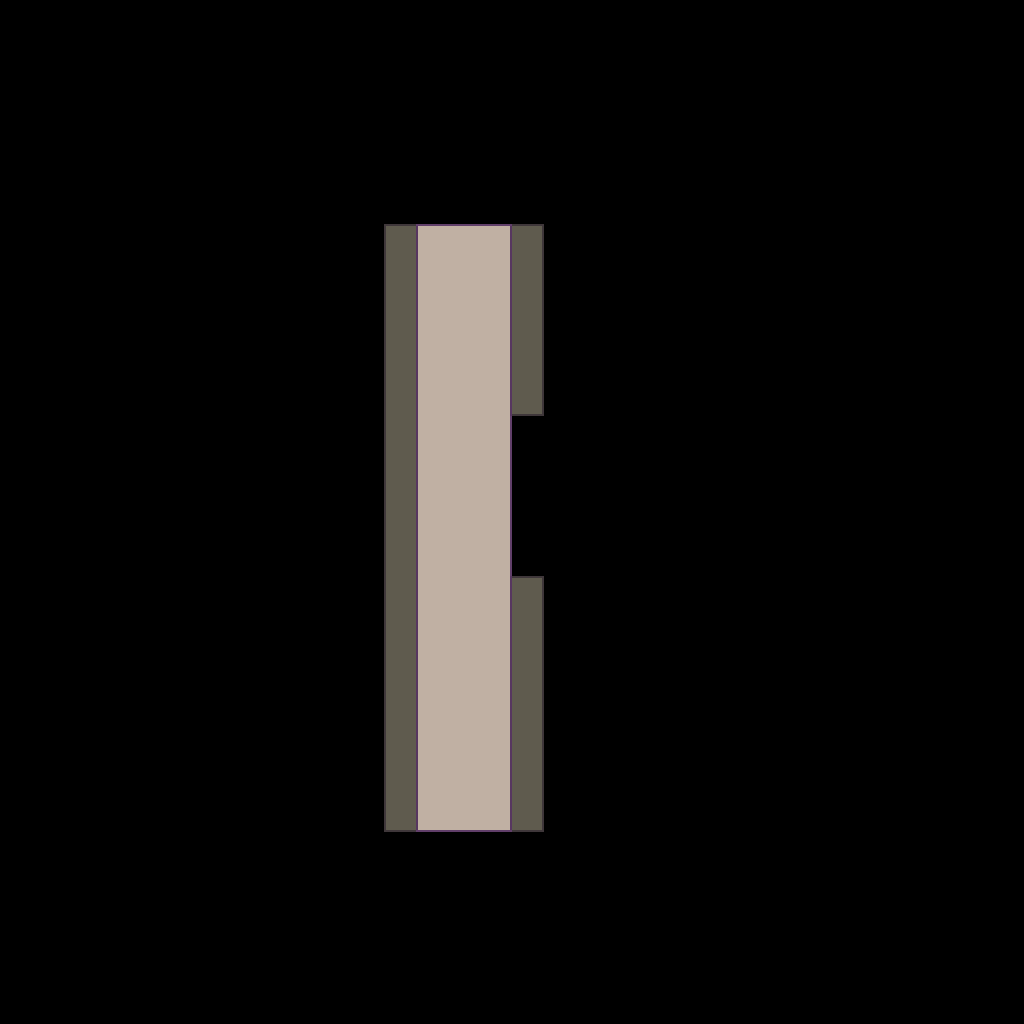

A level layout from a 2D game, rendered from its tile map. Below: a short description, then the map file with tile-grid data replaced by summaries:
An orthogonal 32x32 tile map with 32x32 px tiles, 4 tile layers (prototype, dungeon, prototype-2, dungeon-2), 8 hidden layers not drawn.

<map version="1.10" tiledversion="1.11.0" orientation="orthogonal" renderorder="right-down" width="32" height="32" tilewidth="32" tileheight="32" infinite="0" nextlayerid="19" nextobjectid="1">
 <tileset firstgid="1" source="Mapping.tsx" />
 <group id="12" name="Elevation -3">
  <properties>
   <property name="Imported" type="bool" value="true" />
  </properties>
  <layer id="17" name="prototype" width="32" height="32">
   <properties>
    <property name="Elevation" type="int" value="-3" />
    <property name="Imported" type="bool" value="false" />
   </properties>
   <data>[1024 cells, 57 non-empty, 1 distinct tile ids]</data>
  </layer>
  <layer id="18" name="dungeon" width="32" height="32">
   <properties>
    <property name="Elevation" type="int" value="-3" />
    <property name="Imported" type="bool" value="true" />
   </properties>
   <data>[1024 cells, 57 non-empty, 9 distinct tile ids]</data>
  </layer>
 </group>
 <group id="11" name="Elevation -2" opacity="0.21">
  <properties>
   <property name="Imported" type="bool" value="true" />
  </properties>
  <layer id="15" name="prototype-2" width="32" height="32">
   <properties>
    <property name="Elevation" type="int" value="-2" />
    <property name="Imported" type="bool" value="false" />
   </properties>
   <data>[1024 cells, 90 non-empty, 2 distinct tile ids]</data>
  </layer>
  <layer id="16" name="dungeon-2" width="32" height="32">
   <properties>
    <property name="Elevation" type="int" value="-2" />
    <property name="Imported" type="bool" value="true" />
   </properties>
   <data>[1024 cells, 90 non-empty, 10 distinct tile ids]</data>
  </layer>
 </group>
 <group id="10" name="Elevation -1" visible="0" opacity="0.41">
  <properties>
   <property name="Imported" type="bool" value="true" />
  </properties>
  <layer id="13" name="prototype-1" width="32" height="32">
   <properties>
    <property name="Elevation" type="int" value="-1" />
    <property name="Imported" type="bool" value="false" />
   </properties>
   <data>[1024 cells, 100 non-empty, 2 distinct tile ids]</data>
  </layer>
  <layer id="14" name="dungeon-1" width="32" height="32">
   <properties>
    <property name="Elevation" type="int" value="-1" />
    <property name="Imported" type="bool" value="true" />
   </properties>
   <data>[1024 cells, 100 non-empty, 13 distinct tile ids]</data>
  </layer>
 </group>
 <group id="2" name="Elevation 0 - Start" visible="0" opacity="0.17">
  <properties>
   <property name="Imported" type="bool" value="true" />
  </properties>
  <layer id="1" name="prototype0" width="32" height="32">
   <properties>
    <property name="Elevation" type="int" value="0" />
    <property name="Imported" type="bool" value="false" />
   </properties>
   <data>[1024 cells, 133 non-empty, 2 distinct tile ids]</data>
  </layer>
  <layer id="3" name="dungeon0" width="32" height="32">
   <properties>
    <property name="Elevation" type="int" value="0" />
    <property name="Imported" type="bool" value="true" />
   </properties>
   <data>[1024 cells, 133 non-empty, 12 distinct tile ids]</data>
  </layer>
 </group>
 <group id="4" name="Elevation 1" visible="0" opacity="0.33">
  <properties>
   <property name="Imported" type="bool" value="true" />
  </properties>
  <layer id="5" name="prototype1" width="32" height="32">
   <properties>
    <property name="Elevation" type="int" value="1" />
    <property name="Imported" type="bool" value="false" />
   </properties>
   <data>[1024 cells, 171 non-empty, 2 distinct tile ids]</data>
  </layer>
  <layer id="6" name="dungeon1" width="32" height="32">
   <properties>
    <property name="Elevation" type="int" value="1" />
    <property name="Imported" type="bool" value="true" />
   </properties>
   <data>[1024 cells, 171 non-empty, 15 distinct tile ids]</data>
  </layer>
 </group>
 <group id="7" name="Elevation 2" visible="0">
  <properties>
   <property name="Imported" type="bool" value="true" />
  </properties>
  <layer id="8" name="prototype2" width="32" height="32" opacity="0.26">
   <properties>
    <property name="Elevation" type="int" value="2" />
    <property name="Imported" type="bool" value="false" />
   </properties>
   <data>[1024 cells, 171 non-empty, 1 distinct tile ids]</data>
  </layer>
  <layer id="9" name="dungeon2" width="32" height="32">
   <properties>
    <property name="Elevation" type="int" value="2" />
    <property name="Imported" type="bool" value="true" />
   </properties>
   <data>[1024 cells, 171 non-empty, 9 distinct tile ids]</data>
  </layer>
 </group>
</map>
